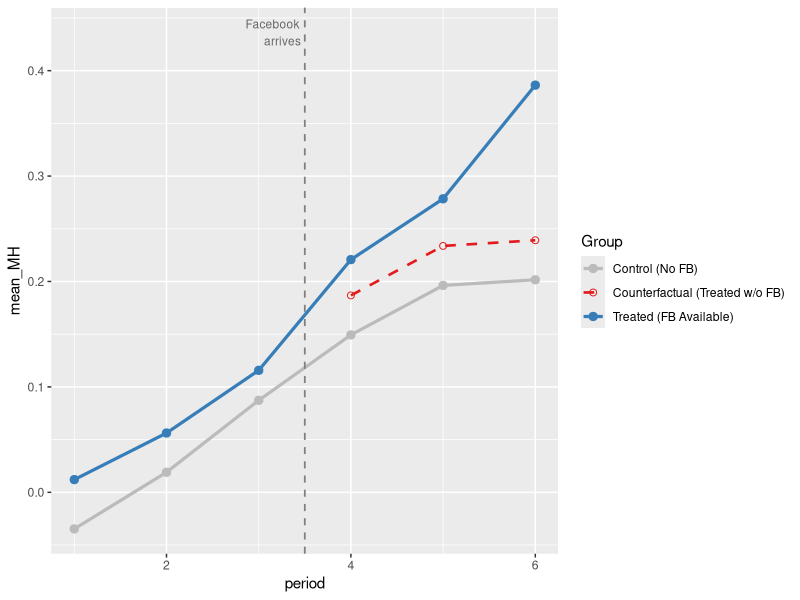

Generate this figure with R:
## ---- chunk 1
library(ggplot2)
library(tidyverse)
## ---- chunk 2
N          <- 200     # Total colleges
delta      <- 0.085   # True causal effect
gamma_u    <- 0.30    # Unobserved covariate - OLS has no data for this
gamma_w    <- 0.15    # Observed covariate - OLS will 'control' for this
time_trend <- 0.05    # Common time trend
## ---- chunk 3
set.seed(123)

# Create the 200 colleges and their traits
colleges <- tibble(
  college = 1:N,
  Treat   = rep(c(1, 0), each = N / 2), # assign half treatment (1), half control (0)
  U       = rnorm(N), # random numbers in normal dist. for the covariates
  W       = rnorm(N) 
)

df <- colleges %>%
  crossing(period = 1:2) %>% # Duplicate each college to have both time 1 and time 2
        mutate(
                Post = as.integer(period == 2),
                D    = Treat * Post,  # 1 only for treated colleges in the post-period
                # Generate random error terms
                e_sm = rnorm(n(), mean = 0, sd = 0.5),
                e_mh = rnorm(n(), mean = 0, sd = 0.5),
                # Generate Social Media (SM) use
                SM = gamma_w * W + gamma_u * U + D + e_sm,
                # Generate Mental Health (MH) outcomes (higher = worse)
                MH = delta * SM + gamma_u * U + gamma_w * W + (time_trend * Post) + e_mh
  )

head(df)
## ---- chunk 4
# 1. Four-Means Table (Baker et al., 2025)
# a simple table that shows means for each group and period
four_means <- df %>%
  mutate(
    Group  = ifelse(Treat == 1, "Treated", "Control"),
    Period = ifelse(Post == 1, "Post", "Pre")
  ) %>%
  group_by(Group, Period) %>%
  summarize(mean_MH = mean(MH), .groups = "drop") %>%
  pivot_wider(names_from = Period, values_from = mean_MH) %>%
  mutate(Change_Over_Time = Post - Pre)

print(four_means)

# 2. Calculate DiD Estimate From the Table
delta_T <- four_means$Change_Over_Time[four_means$Group == "Treated"]
delta_C <- four_means$Change_Over_Time[four_means$Group == "Control"]
did_manual <- delta_T - delta_C

round(did_manual, 4) # This is the estimated causal effect from the DiD, descriptively. 
## ---- chunk 5
# For standard OLS, we only look at the post-treatment cross-sectional data
df_post <- df %>% filter(Post == 1)

# Regression 1: Naive OLS (Just SM and MH)
ols_naive <- lm(MH ~ SM, data = df_post)

# Regression 2: Adjusted OLS (Controlling for the observed variable 'W', like anxiety)
ols_adj <- lm(MH ~ SM + W, data = df_post)

# Regression 3: DiD Regression (Using the full panel data and interaction term)
did_reg <- lm(MH ~ Treat * Post, data = df)

cat("1. OLS (Naive) SM Coefficient     :", round(coef(ols_naive)["SM"], 4), "\n")
cat("2. OLS (Adjusted) SM Coefficient  :", round(coef(ols_adj)["SM"], 4), "\n")
cat("3. DiD (Treat:Post) Coefficient   :", round(coef(did_reg)["Treat:Post"], 4), "\n")
cat("True Causal Effect (delta)        :", delta, "\n")
## ---- chunk 6
set.seed(471)
N_pt <- 2000
U_pt <- rnorm(N_pt)
W_pt <- rnorm(N_pt)
Treat_pt <- rep(c(1, 0), each = N_pt/2)

periods <- 1:6
treat_time <- 4
## ---- chunk 7
pt_data <- expand.grid(college = 1:N_pt, period = periods) %>%
  mutate(
    U = U_pt[college],
    W = W_pt[college],
    Treat = Treat_pt[college],
    Post = as.integer(period >= treat_time), # 1 if period 4, 5, or 6
    D = Treat * Post                         # 1 only for treated group in post-periods
  )
## ---- chunk 8
set.seed(471)
pt_data <- pt_data %>%
  mutate(
    e_sm = rnorm(n(), 0, 0.5),
    e_mh = rnorm(n(), 0, 0.5),
    SM = 0.15 * W + 0.30 * U + D + e_sm,
    MH = 0.085 * SM + 0.30 * U + 0.15 * W + 0.05 * (period - 1) + e_mh
  )

pt_means <- pt_data %>%
  group_by(Treat, period) %>%
  summarise(mean_MH = mean(MH), .groups = "drop") %>%
  mutate(Group = ifelse(Treat == 1, "Treated (FB Available)", "Control (No FB)"))
## ---- chunk 9
pre_diff <- pt_means %>%
  filter(period < treat_time) %>%
  group_by(Treat) %>%
  summarise(pre_mean = mean(mean_MH), .groups = "drop")

# gap between treat and control in pre-treatment
shift <- pre_diff$pre_mean[pre_diff$Treat == 1] - pre_diff$pre_mean[pre_diff$Treat == 0]

# take the control group's post-treatment trajectory and literally push it up by 'shift'. Dashed parallel line.
counterfactual <- pt_means %>%
  filter(Treat == 0, period >= treat_time) %>%
  mutate(mean_MH = mean_MH + shift,
         Group = "Counterfactual (Treated w/o FB)")
## ---- chunk 10
COL_BIAS    <- "#E41A1C"   # red — biased / confounded
COL_DID     <- "#377EB8"   # blue — DiD / identified
COL_DIMMED  <- "#BBBBBB"   # gray — dimmed paths
COL_TRUE    <- "#333333"   # dark gray — true effect line

THEME_BASE <- theme_minimal(base_size = 12) +
  theme(panel.grid.minor = element_blank(),
        plot.title = element_text(face = "bold", size = 13),
        plot.subtitle = element_text(size = 10, color = "gray30"))

fig2 <- ggplot(pt_means, aes(x = period, y = mean_MH, color = Group, linetype = Group)) +
  geom_line(linewidth = 1.1) +
  geom_point(size = 2.5) +
  # the counterfactual data we just calculated
  geom_line(data = counterfactual, linewidth = 0.9) +
  geom_point(data = counterfactual, size = 2, shape = 1) +
  # a vertical dashed line to mark when treatment started
  geom_vline(xintercept = treat_time - 0.5, linetype = "dashed", color = "gray50", linewidth = 0.6) +
  annotate("text", x = treat_time - 0.5, y = max(pt_means$mean_MH) + 0.05,
           label = "Facebook\narrives", size = 3, hjust = 1.1, color = "gray40") +
  # map specific colors and line styles to our groups so they match the constants at the top
  scale_color_manual(values = c("Control (No FB)" = COL_DIMMED,
                                "Treated (FB Available)" = COL_DID,
                                "Counterfactual (Treated w/o FB)" = COL_BIAS)) +
  scale_linetype_manual(values = c("Control (No FB)" = "solid",
                                   "Treated (FB Available)" = "solid",
                                   "Counterfactual (Treated w/o FB)" = "dashed"))
fig2
